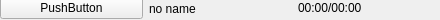
<?xml version="1.0" encoding="UTF-8"?>
<ui version="4.0">
 <class>TrackWidget</class>
 <widget class="QWidget" name="TrackWidget">
  <property name="geometry">
   <rect>
    <x>0</x>
    <y>0</y>
    <width>440</width>
    <height>20</height>
   </rect>
  </property>
  <property name="sizePolicy">
   <sizepolicy hsizetype="Preferred" vsizetype="Fixed">
    <horstretch>0</horstretch>
    <verstretch>0</verstretch>
   </sizepolicy>
  </property>
  <property name="minimumSize">
   <size>
    <width>0</width>
    <height>20</height>
   </size>
  </property>
  <property name="maximumSize">
   <size>
    <width>440</width>
    <height>20</height>
   </size>
  </property>
  <property name="mouseTracking">
   <bool>true</bool>
  </property>
  <property name="contextMenuPolicy">
   <enum>Qt::NoContextMenu</enum>
  </property>
  <property name="windowTitle">
   <string>Form</string>
  </property>
  <widget class="QWidget" name="">
   <property name="geometry">
    <rect>
     <x>0</x>
     <y>-4</y>
     <width>441</width>
     <height>25</height>
    </rect>
   </property>
   <layout class="QHBoxLayout" name="horizontalLayout">
    <item>
     <widget class="QPushButton" name="play_btn">
      <property name="text">
       <string>PushButton</string>
      </property>
     </widget>
    </item>
    <item>
     <widget class="QLabel" name="track_name">
      <property name="text">
       <string>no name</string>
      </property>
     </widget>
    </item>
    <item>
     <widget class="QLabel" name="track_length">
      <property name="minimumSize">
       <size>
        <width>0</width>
        <height>0</height>
       </size>
      </property>
      <property name="maximumSize">
       <size>
        <width>16777215</width>
        <height>20</height>
       </size>
      </property>
      <property name="text">
       <string>00:00/00:00</string>
      </property>
     </widget>
    </item>
   </layout>
  </widget>
 </widget>
 <resources/>
 <connections/>
</ui>
